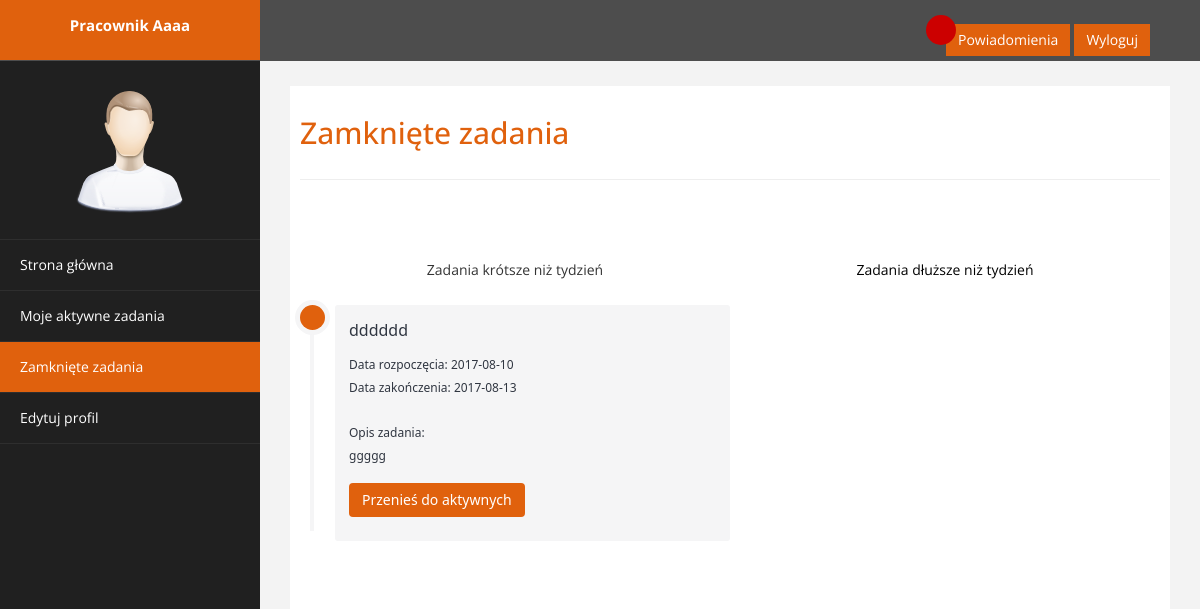
/old_tasks.php (signed in), run on the app's committed database.
### tables this page shows
CREATE TABLE `subtask` (
  `subtask_ID` int(11) NOT NULL,
  `task_ID` int(11) NOT NULL,
  `name` text NOT NULL,
  `start_date` date NOT NULL,
  `end_date` date NOT NULL,
  `description` text NOT NULL,
  `user_ID` int(11) NOT NULL,
  `done` tinyint(1) NOT NULL,
  `confirmed` tinyint(1) NOT NULL,
  `blocked` tinyint(1) NOT NULL
);

### database/dbinfo.php (called while the page is built, shortened)
<?php
        $db_users_tab = 'users';
                $db_users_id = 'user_ID';
                $db_users_fname = 'first_name';
                $db_users_lname = 'last_name';
        $db_task_tab = 'task';
                $db_task_id = 'task_ID';
                $db_task_name = 'name';
                $db_task_description = 'description';
                $db_task_sdate = 'start_date';
                $db_task_edate = 'end_date';
                $db_task_userid = 'user_ID';
                $db_task_priority = 'priority';
        $db_subtask_tab = 'subtask';
                $db_subtask_id = 'subtask_ID';
                $db_subtask_taskid = 'task_ID';
                $db_subtask_name = 'name';
                $db_subtask_sdate = 'start_date';
                $db_subtask_edate = 'end_date';
                $db_subtask_description= 'description';
                $db_subtask_userid = 'user_ID';
                $db_subtask_done = 'done';
?>

### old_tasks.php (the view, shortened to what this page needs)
<!DOCTYPE html>
<html xmlns="http://www.w3.org/1999/xhtml">
<head>
    <link href="template/assets/css/bootstrap.css" rel="stylesheet" />
    <link href="template/assets/css/custom.css" rel="stylesheet" />
</head>
<body>
    <div id="wrapper">
        <nav class="navbar navbar-default navbar-cls-top " role="navigation" style="margin-bottom: 0">
            <div class="navbar-header">
                <a class="navbar-brand" href="main.php"><?php echo $_SESSION['fname']." ".$_SESSION['lname']?></a>
            </div>
    <div style="color: white;
    padding: 15px 50px 5px 50px;
    float: right;
    font-size: 16px;"> <div class="circle" id="circle"></div> <a href="nots.php" class="btn btn-danger square-btn-adjust">Powiadomienia</a>
        <a href="logout.php" class="btn btn-danger square-btn-adjust">Wyloguj</a> </div>
        </nav>
                <nav class="navbar-default navbar-side" role="navigation">
            <div class="sidebar-collapse">
                <ul class="nav" id="main-menu">
				<li class="text-center">
                    <img src="template/assets/img/find_user.png" class="user-image img-responsive"/>
					</li>
                    <li>
                        <a   href="main.php" ><i "></i> Strona główna</a>
                    </li>
                    <li>
                        <a href="tasks.php" ><i "></i>Moje aktywne zadania</a>
                    </li>
                    <li>
                        <a class="active-menu" href="old_tasks.php" ><i "></i>Zamknięte zadania</a>
                    </li>
                    <li>
                        <a  href="edit_profile.php" ><i "></i>Edytuj profil</a>
                    </li>
                </ul>
            </div>
        </nav>
        <div id="page-wrapper" >
            <div id="page-inner">
                <div class="row">
                    <div class="col-md-12">
                     <h2>Zamknięte zadania</h2>
                       </div>
                     </div>
                 <hr />
                 <br>
                 <br>
                 <br>
                 <div style="float:left; width:50%">
                     <center> Zadania krótsze niż tydzień </center>
                 <div class="container">
	<div class="row">
        <div class="timeline-centered">
        <?php
        require_once "database/dbinfo.php";
    $connection = db_connection();
    if ($connection != false){
        $sql = "SELECT $db_subtask_tab.$db_subtask_id, $db_subtask_tab.$db_subtask_taskid, $db_subtask_tab.$db_subtask_name, $db_subtask_tab.$db_subtask_sdate, $db_subtask_tab.$db_subtask_edate, $db_subtask_tab.$db_subtask_description FROM $db_subtask_tab INNER JOIN $db_task_tab ON $db_subtask_tab.$db_subtask_taskid = $db_task_tab.$db_task_id WHERE DATEDIFF( $db_subtask_tab.$db_subtask_edate, $db_subtask_tab.$db_subtask_sdate )< 7  AND $db_subtask_tab.$db_subtask_done='1' AND $db_subtask_tab.$db_subtask_userid =". $_SESSION['id']." ORDER BY $db_task_tab.$db_task_priority DESC, $db_subtask_tab.$db_subtask_edate ASC";
        $result = $connection->query($sql);
        while($row = $result->fetch_assoc()){
            $sql = "SELECT $db_task_tab.$db_task_priority, $db_subtask_tab.$db_subtask_id, $db_task_tab.$db_task_id, $db_task_tab.$db_task_name, $db_task_tab.$db_task_description, $db_task_tab.$db_task_sdate, $db_task_tab.$db_task_edate, $db_users_tab.$db_users_fname, $db_users_tab.$db_users_lname FROM $db_subtask_tab, $db_task_tab LEFT JOIN $db_users_tab ON $db_task_tab.$db_task_userid = $db_users_tab.$db_users_id WHERE $db_task_tab.$db_task_id =".$row[$db_subtask_taskid];
            $result2 = $connection->query($sql);
            $row2=$result2->fetch_assoc();
            echo "<br/>";
            echo  '<article class="timeline-entry">
                  <div class="timeline-entry-inner">';
            if ($row2[$db_task_priority] == 1){
                echo '<div class="timeline-icon bg-priority">';}
            else{
                echo '<div class="timeline-icon bg-success">';}
            echo  '<i class="entypo-feather"></i>
                  </div>
                  <div class="timeline-label">';
            echo "<h2><a class='dymek' href ='tasks_all.php?sid=$row[$db_subtask_id]&tid=$row[$db_task_id]' >$row[$db_subtask_name]<span><br> <br>Nazwa zadania głównego: $row2[$db_task_name] <br> Manager: $row2[$db_users_fname] $row2[$db_users_lname]<br> Data rozpoczęcia: $row2[$db_task_sdate] <br> Data zakończenia: $row2[$db_task_edate]<br> Opis: $row2[$db_task_description]<br> <br>----------------------------------------------------<br> </span> </a><span></span><h2>";
            echo "<a><span>Data rozpoczęcia: $row[$db_subtask_sdate]  <br> ";
            echo "Data zakończenia: $row[$db_subtask_edate]<br><br>";
            echo "Opis zadania: <br> $row[$db_subtask_description]";
            echo "<form action='unactive_subtask.php' method='post'>";
            echo "<br /><button type='submit'>Przenieś do aktywnych</button></center>";
            echo "</form>";
            echo'</div>
                 </div>
                 </article>';
            }
        }
    ?>
    </div>
        </div>
	</div>
</div>
  <div style="float:left; width:50%">
      <div style='color: black; text-decoration: none'> <center> Zadania dłuższe niż tydzień </center></div>
  <div class="container">
	<div class="row">
        <?php
        require_once "database/dbinfo.php";
    ?>
        </div>
	</div>
</div>
    </div>
            </div>
        </div>
</body>
</html>

### template/assets/css/custom.css (style rules this page uses)
body { font-family: 'Open Sans', sans-serif; }
#wrapper { width: 100%; background:#202020; }
#page-wrapper { padding: 15px 15px; min-height: 600px; background:#F3F3F3; }
#page-inner { width:100%; margin:10px 20px 10px 0px; background-color:#fff!important; padding:10px; min-height:1200px; }
.text-center { text-align:center; }
h2 { color: #e0610d; }
.square-btn-adjust { border: 0px solid transparent; -webkit-border-radius: 0px; -moz-border-radius: 0px; border-radius: 0px; }
button { background-color: #e0610d !important; display: inline-block !important; padding: 6px 12px !important; margin-bottom: 0 !important; font-size: 14px !important; font-weight: normal !important; line-height: 1.42857143 !important; text-align: center !important; white-space: nowrap !important; vertical-align: middle !important; cursor: pointer !important; -webkit-user-select: none !important; -moz-user-select: none !important; -ms-user-select: none !important; user-select: none !important; background-image: none !important; border: 1px solid transparent !important; border-radius: 4px !important; color: #ffffff !important; }
.circle { width: 30px; height: 30px; background-color: #cc0000; border-radius: 100%; margin-left: -20px; margin-bottom: -21px; z-index: 1; position: relative; text-align: center; }
.user-image { margin: 25px auto; -webkit-border-radius: 10px; -moz-border-radius: 10px; border-radius: 10px; max-height:170px; max-width:170px; }
.navbar-cls-top .navbar-brand { color: #fff; background: #e0610d; width: 260px; text-align: center; height: 60px; font-size: 15px; font-weight: 700; }
.active-menu { background-color:#e0610d!important; }
.sidebar-collapse , .sidebar-collapse .nav { background:none; }
.sidebar-collapse .nav { padding:0; }
.sidebar-collapse .nav > li > a { color:#fff; background:#202020; text-shadow:none; }
.sidebar-collapse > .nav > li > a { padding:15px 10px; }
.sidebar-collapse > .nav > li { border-bottom: 1px solid rgba(107, 108, 109, 0.19); }
.navbar-side { border:none; background-color: #202020; }
.navbar-cls-top { background:#4D4D4D; border-bottom:none; }
.navbar-default { border:0px solid black; }
.navbar-header { background: #A70303; }
@media (min-width:768px) { #page-wrapper { margin: 0 0 0 260px; padding: 15px 30px; min-height: 1200px; } }
@media (min-width:768px) { .navbar-side { z-index: 1; position: absolute; width: 260px; } }
@media (min-width:768px) { .navbar { border-radius: 0px; } }

### data on the page
subtask: name "dddddd", start_date "2017-08-10", end_date "2017-08-13", description "ggggg"

### other printed values
$_SESSION['fname'] "Pracownik"
$_SESSION['lname'] "Aaaa"
